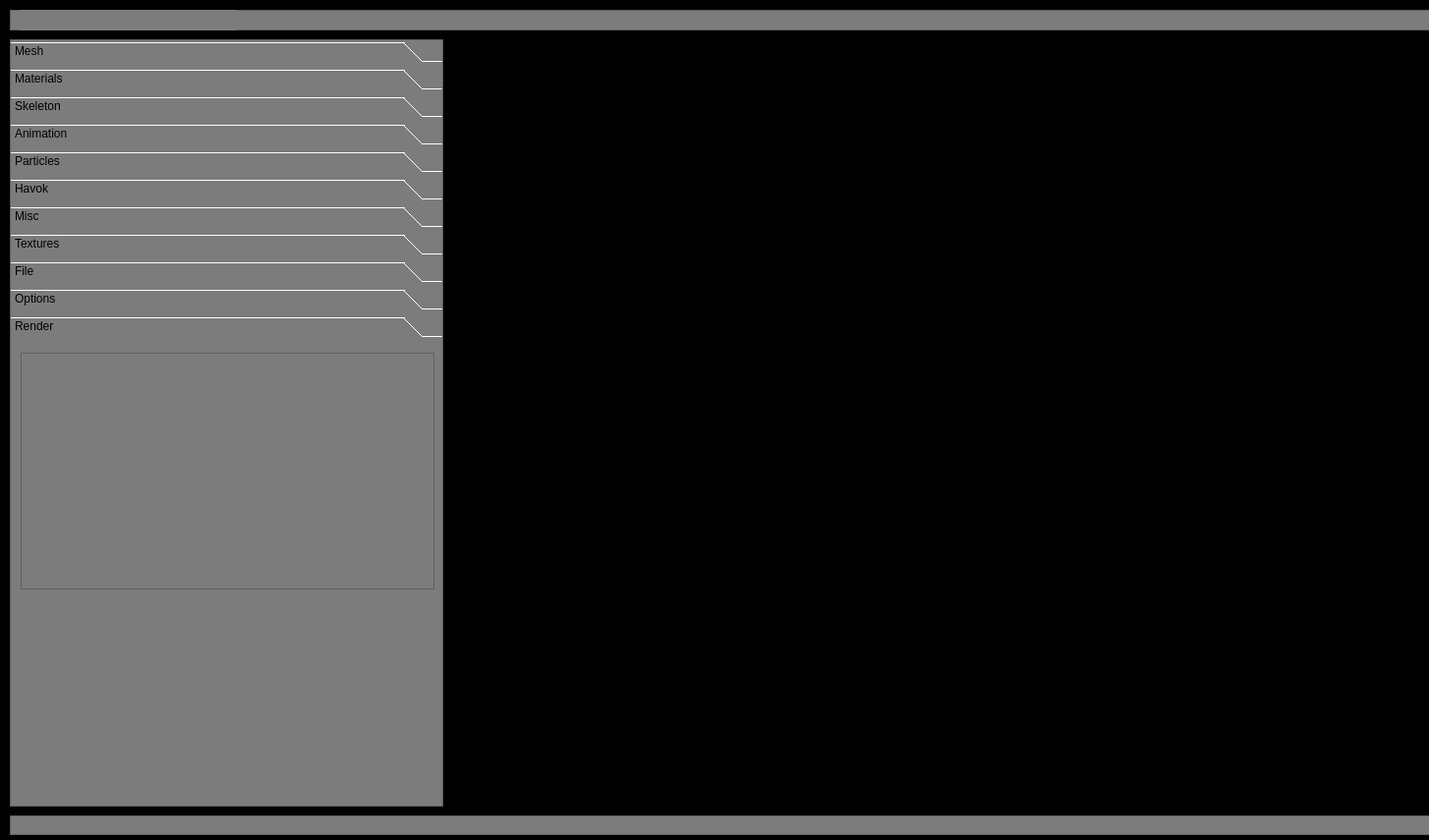
<?xml version="1.0" encoding="UTF-8"?>
<ui version="4.0">
 <class>nifsClass</class>
 <widget class="QWidget" name="nifsClass">
  <property name="windowModality">
   <enum>Qt::ApplicationModal</enum>
  </property>
  <property name="geometry">
   <rect>
    <x>0</x>
    <y>0</y>
    <width>1454</width>
    <height>855</height>
   </rect>
  </property>
  <property name="windowTitle">
   <string>nifs</string>
  </property>
  <property name="windowOpacity">
   <double>1.000000000000000</double>
  </property>
  <property name="styleSheet">
   <string notr="true">background-color: rgb(0,0,0);
border-color: rgb(0, 0, 0);
border-left-color: rgb(0, 0, 0);
border-right-color: rgb(0, 0, 0);
border-bottom-color: rgb(0, 0, 0);
border-top-color: rgb(0, 0, 0);
selection-color: rgb(84, 84, 84);
selection-background-color: rgb(71, 71, 71);</string>
  </property>
  <widget class="opengl" name="widget" native="true">
   <property name="geometry">
    <rect>
     <x>460</x>
     <y>50</y>
     <width>981</width>
     <height>771</height>
    </rect>
   </property>
   <property name="cursor">
    <cursorShape>OpenHandCursor</cursorShape>
   </property>
  </widget>
  <widget class="QToolBox" name="toolBox">
   <property name="geometry">
    <rect>
     <x>10</x>
     <y>40</y>
     <width>441</width>
     <height>781</height>
    </rect>
   </property>
   <property name="sizePolicy">
    <sizepolicy hsizetype="Fixed" vsizetype="Fixed">
     <horstretch>0</horstretch>
     <verstretch>0</verstretch>
    </sizepolicy>
   </property>
   <property name="styleSheet">
    <string notr="true">background-color: rgb(124, 124, 124);</string>
   </property>
   <property name="frameShape">
    <enum>QFrame::StyledPanel</enum>
   </property>
   <property name="currentIndex">
    <number>10</number>
   </property>
   <widget class="QWidget" name="page">
    <property name="geometry">
     <rect>
      <x>0</x>
      <y>0</y>
      <width>439</width>
      <height>482</height>
     </rect>
    </property>
    <attribute name="label">
     <string>Mesh</string>
    </attribute>
    <widget class="QTreeWidget" name="treeWidgetMesh">
     <property name="geometry">
      <rect>
       <x>10</x>
       <y>0</y>
       <width>411</width>
       <height>401</height>
      </rect>
     </property>
     <column>
      <property name="text">
       <string notr="true">1</string>
      </property>
     </column>
    </widget>
   </widget>
   <widget class="QWidget" name="page_2">
    <property name="geometry">
     <rect>
      <x>0</x>
      <y>0</y>
      <width>439</width>
      <height>482</height>
     </rect>
    </property>
    <attribute name="label">
     <string>Materials</string>
    </attribute>
    <widget class="QTreeWidget" name="treeWidgetMaterial">
     <property name="geometry">
      <rect>
       <x>10</x>
       <y>0</y>
       <width>411</width>
       <height>401</height>
      </rect>
     </property>
     <column>
      <property name="text">
       <string notr="true">1</string>
      </property>
     </column>
    </widget>
   </widget>
   <widget class="QWidget" name="page_3">
    <property name="geometry">
     <rect>
      <x>0</x>
      <y>0</y>
      <width>439</width>
      <height>482</height>
     </rect>
    </property>
    <attribute name="label">
     <string>Skeleton</string>
    </attribute>
    <widget class="QTreeWidget" name="treeWidgetSkeleton">
     <property name="geometry">
      <rect>
       <x>10</x>
       <y>0</y>
       <width>411</width>
       <height>401</height>
      </rect>
     </property>
     <column>
      <property name="text">
       <string notr="true">1</string>
      </property>
     </column>
    </widget>
   </widget>
   <widget class="QWidget" name="page_4">
    <property name="geometry">
     <rect>
      <x>0</x>
      <y>0</y>
      <width>439</width>
      <height>482</height>
     </rect>
    </property>
    <attribute name="label">
     <string>Animation</string>
    </attribute>
    <widget class="QTreeWidget" name="treeWidgetAnimation">
     <property name="geometry">
      <rect>
       <x>10</x>
       <y>10</y>
       <width>411</width>
       <height>401</height>
      </rect>
     </property>
     <column>
      <property name="text">
       <string notr="true">1</string>
      </property>
     </column>
    </widget>
   </widget>
   <widget class="QWidget" name="page_5">
    <property name="geometry">
     <rect>
      <x>0</x>
      <y>0</y>
      <width>439</width>
      <height>482</height>
     </rect>
    </property>
    <attribute name="label">
     <string>Particles</string>
    </attribute>
    <widget class="QTreeWidget" name="treeWidgetParticles">
     <property name="geometry">
      <rect>
       <x>10</x>
       <y>0</y>
       <width>411</width>
       <height>401</height>
      </rect>
     </property>
     <column>
      <property name="text">
       <string notr="true">1</string>
      </property>
     </column>
    </widget>
   </widget>
   <widget class="QWidget" name="page_6">
    <property name="geometry">
     <rect>
      <x>0</x>
      <y>0</y>
      <width>439</width>
      <height>482</height>
     </rect>
    </property>
    <attribute name="label">
     <string>Havok</string>
    </attribute>
    <widget class="QTreeWidget" name="treeWidgetHavok">
     <property name="geometry">
      <rect>
       <x>10</x>
       <y>0</y>
       <width>411</width>
       <height>401</height>
      </rect>
     </property>
     <column>
      <property name="text">
       <string notr="true">1</string>
      </property>
     </column>
    </widget>
   </widget>
   <widget class="QWidget" name="page_7">
    <property name="geometry">
     <rect>
      <x>0</x>
      <y>0</y>
      <width>439</width>
      <height>482</height>
     </rect>
    </property>
    <attribute name="label">
     <string>Misc</string>
    </attribute>
    <widget class="QTreeWidget" name="treeWidgetMisc">
     <property name="geometry">
      <rect>
       <x>10</x>
       <y>0</y>
       <width>411</width>
       <height>401</height>
      </rect>
     </property>
     <column>
      <property name="text">
       <string notr="true">1</string>
      </property>
     </column>
    </widget>
   </widget>
   <widget class="QWidget" name="page_8">
    <property name="geometry">
     <rect>
      <x>0</x>
      <y>0</y>
      <width>439</width>
      <height>482</height>
     </rect>
    </property>
    <attribute name="label">
     <string>Textures</string>
    </attribute>
    <widget class="QTreeWidget" name="treeWidgetTextures">
     <property name="geometry">
      <rect>
       <x>10</x>
       <y>0</y>
       <width>411</width>
       <height>401</height>
      </rect>
     </property>
     <column>
      <property name="text">
       <string notr="true">1</string>
      </property>
     </column>
    </widget>
    <widget class="QLabel" name="label_2">
     <property name="geometry">
      <rect>
       <x>20</x>
       <y>370</y>
       <width>181</width>
       <height>16</height>
      </rect>
     </property>
     <property name="text">
      <string/>
     </property>
    </widget>
   </widget>
   <widget class="QWidget" name="page_9">
    <property name="geometry">
     <rect>
      <x>0</x>
      <y>0</y>
      <width>439</width>
      <height>482</height>
     </rect>
    </property>
    <attribute name="label">
     <string>File</string>
    </attribute>
    <widget class="QPushButton" name="pushButton">
     <property name="geometry">
      <rect>
       <x>10</x>
       <y>20</y>
       <width>421</width>
       <height>23</height>
      </rect>
     </property>
     <property name="text">
      <string>Load file</string>
     </property>
    </widget>
    <widget class="QPushButton" name="pushButton_2">
     <property name="geometry">
      <rect>
       <x>10</x>
       <y>80</y>
       <width>421</width>
       <height>23</height>
      </rect>
     </property>
     <property name="text">
      <string>Save file</string>
     </property>
    </widget>
    <widget class="QPushButton" name="pushButton_3">
     <property name="geometry">
      <rect>
       <x>10</x>
       <y>50</y>
       <width>421</width>
       <height>23</height>
      </rect>
     </property>
     <property name="text">
      <string>Load image</string>
     </property>
    </widget>
   </widget>
   <widget class="QWidget" name="page_10">
    <property name="geometry">
     <rect>
      <x>0</x>
      <y>0</y>
      <width>439</width>
      <height>482</height>
     </rect>
    </property>
    <attribute name="label">
     <string>Options</string>
    </attribute>
   </widget>
   <widget class="QWidget" name="page_11">
    <property name="geometry">
     <rect>
      <x>0</x>
      <y>0</y>
      <width>439</width>
      <height>482</height>
     </rect>
    </property>
    <attribute name="label">
     <string>Render</string>
    </attribute>
    <widget class="QListWidget" name="listWidget">
     <property name="geometry">
      <rect>
       <x>10</x>
       <y>10</y>
       <width>421</width>
       <height>241</height>
      </rect>
     </property>
     <property name="selectionMode">
      <enum>QAbstractItemView::MultiSelection</enum>
     </property>
    </widget>
   </widget>
  </widget>
  <widget class="QFrame" name="frame">
   <property name="geometry">
    <rect>
     <x>10</x>
     <y>10</y>
     <width>1651</width>
     <height>21</height>
    </rect>
   </property>
   <property name="styleSheet">
    <string notr="true">background-color: rgb(124, 124, 124);</string>
   </property>
   <property name="frameShape">
    <enum>QFrame::StyledPanel</enum>
   </property>
   <property name="frameShadow">
    <enum>QFrame::Raised</enum>
   </property>
   <widget class="QLabel" name="label">
    <property name="geometry">
     <rect>
      <x>10</x>
      <y>0</y>
      <width>221</width>
      <height>21</height>
     </rect>
    </property>
    <property name="text">
     <string/>
    </property>
   </widget>
  </widget>
  <widget class="QFrame" name="frame_2">
   <property name="geometry">
    <rect>
     <x>10</x>
     <y>830</y>
     <width>1651</width>
     <height>20</height>
    </rect>
   </property>
   <property name="styleSheet">
    <string notr="true">background-color: rgb(124, 124, 124);</string>
   </property>
   <property name="frameShape">
    <enum>QFrame::StyledPanel</enum>
   </property>
   <property name="frameShadow">
    <enum>QFrame::Raised</enum>
   </property>
  </widget>
 </widget>
 <layoutdefault spacing="6" margin="11"/>
 <customwidgets>
  <customwidget>
   <class>opengl</class>
   <extends>QWidget</extends>
   <header>opengl.h</header>
   <container>1</container>
  </customwidget>
 </customwidgets>
 <resources>
  <include location="nifs.qrc"/>
 </resources>
 <connections/>
</ui>
